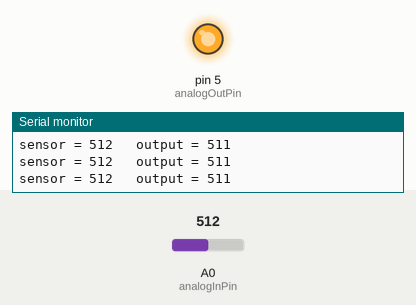
Simulated run of this sketch. Board: Arduino Uno, built with avr-gcc and run on an emulated ATmega328P. Parts: output pins drawn as LEDs (lit = HIGH), the last lines printed to the serial monitor. The test bench sets the inputs (shaded band); at power-on: A0 (analogInPin) = 512.

Above: at 1.2 s.
1.3 s: A0 (analogInPin) set to 1023
At 1.9 s:
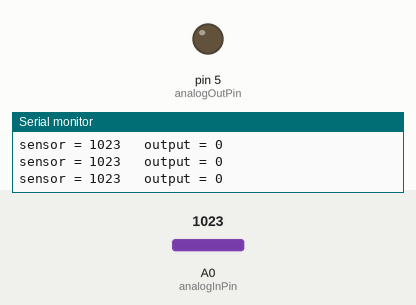
2.8 s: A0 (analogInPin) set to 1005
At 3.7 s:
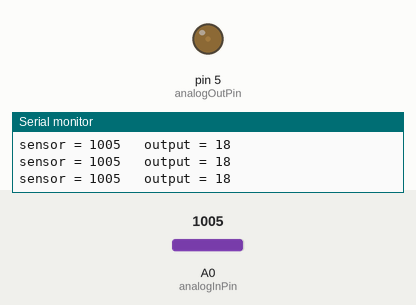
5.8 s: A0 (analogInPin) set to 900
At 7.0 s:
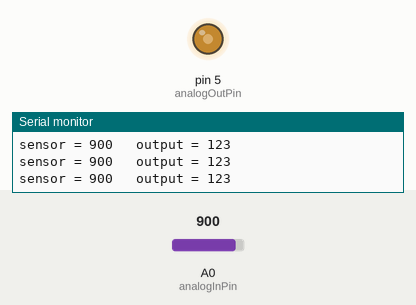
7.3 s: A0 (analogInPin) set to 0
At 7.8 s:
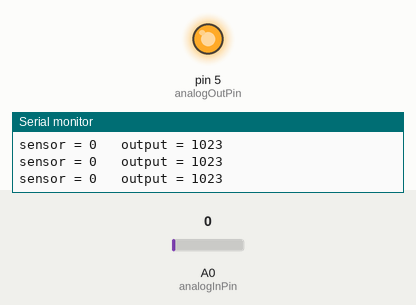
8.8 s: A0 (analogInPin) set to 122
At 9.5 s:
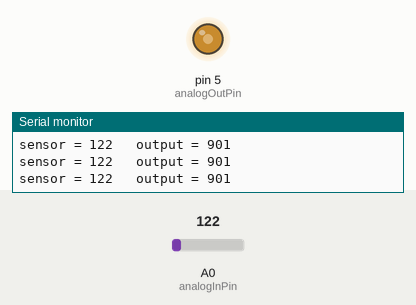
Timing chart, 0 to 11.3 s (numbered marks = the images above; inputs shaded):
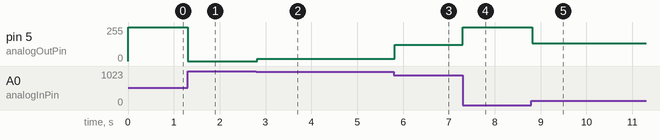

Measured:
- after the input at 1.3 s, pin 5 (analogOutPin): 255/255 → 0/255 at once
- after the input at 2.8 s, pin 5 (analogOutPin): 0/255 → 18/255 at once
- after the input at 5.8 s, pin 5 (analogOutPin): 18/255 → 123/255 at once
- after the input at 7.3 s, pin 5 (analogOutPin): 123/255 → 255/255 at once
- after the input at 8.8 s, pin 5 (analogOutPin): 255/255 → 133/255 at once

The sketch:

05-PWM___LED.ino
```cpp
int sensorValue = 0;        // value read from the LDR
int output = 0;        // value output to the PWM

const int analogInPin = A0;  // Analog input for reading LDR value
const int analogOutPin = 5; // Analog output pin for LED

void setup() {
  Serial.begin(9600);
}

void loop() {

  // read the analog in value:
  sensorValue = analogRead(analogInPin);

  // map it to the range of the analog out:
  output = map(sensorValue, 0, 1023, 1023, 0);

  // change the analog out value:
  analogWrite(analogOutPin, output);

  // print the results to the Serial Monitor:
  Serial.print("sensor = ");
  Serial.print(sensorValue);
  Serial.print("\t output = ");
  Serial.println(output);

  delay(5);
}
```
